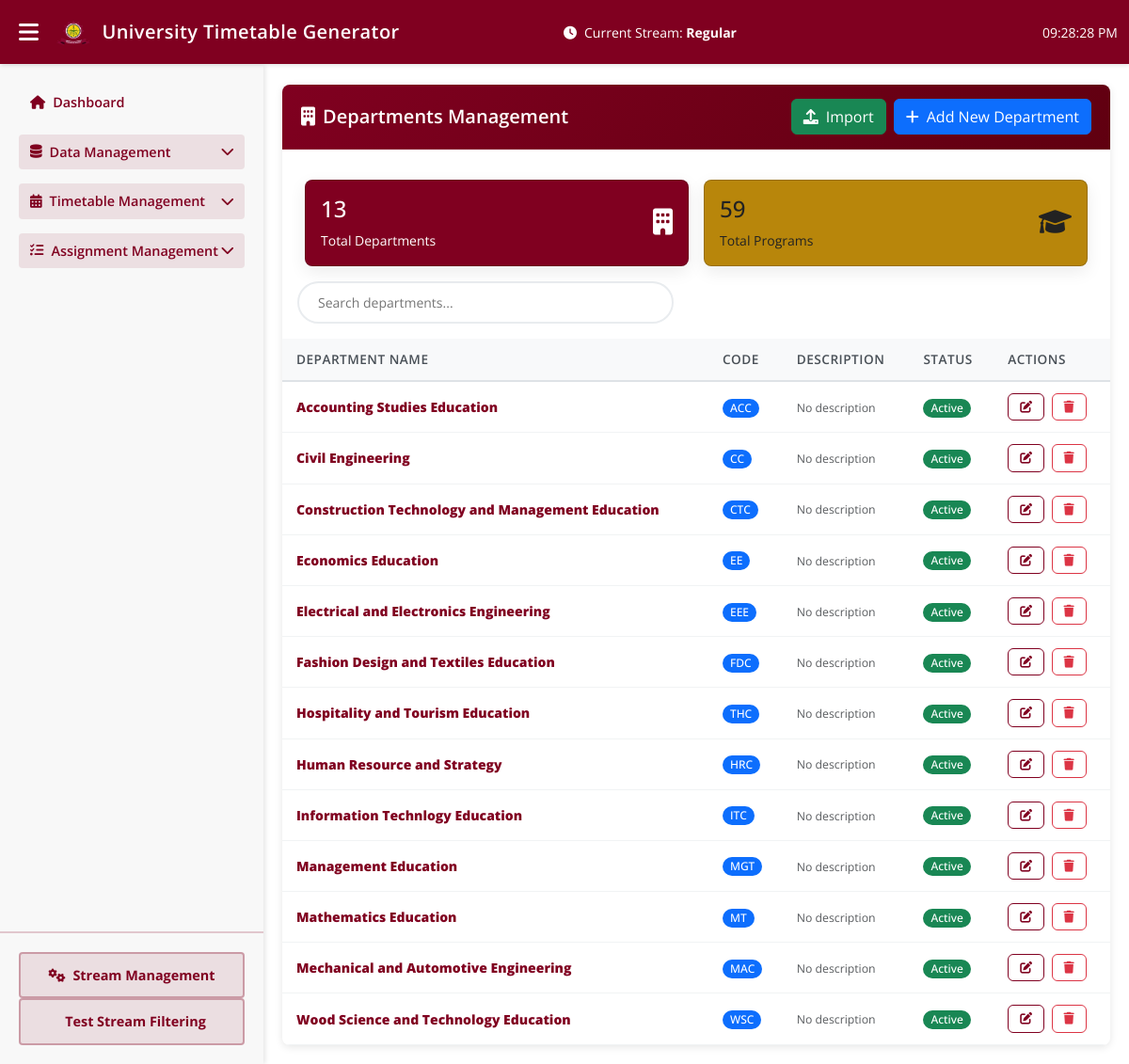
The page /department.php on the database its author committed.
### tables this page shows
CREATE TABLE `streams` (
  `id` int NOT NULL AUTO_INCREMENT,
  `name` varchar(50) NOT NULL,
  `code` varchar(20) NOT NULL,
  `description` text,
  `is_active` tinyint(1) DEFAULT '1',
  `created_at` timestamp NULL DEFAULT CURRENT_TIMESTAMP,
  `updated_at` timestamp NULL DEFAULT CURRENT_TIMESTAMP ON UPDATE CURRENT_TIMESTAMP,
  PRIMARY KEY (`id`),
  UNIQUE KEY `name` (`name`),
  UNIQUE KEY `code` (`code`)
);

CREATE TABLE `departments` (
  `id` int NOT NULL AUTO_INCREMENT,
  `name` varchar(100) NOT NULL,
  `code` varchar(20) NOT NULL,
  `short_name` varchar(10) DEFAULT NULL,
  `head_of_department` varchar(100) DEFAULT NULL,
  `is_active` tinyint(1) DEFAULT '1',
  `created_at` timestamp NULL DEFAULT CURRENT_TIMESTAMP,
  `updated_at` timestamp NULL DEFAULT CURRENT_TIMESTAMP ON UPDATE CURRENT_TIMESTAMP,
  PRIMARY KEY (`id`),
  UNIQUE KEY `code` (`code`)
);

### department.php (the view, shortened to what this page needs)
<?php
include 'connect.php';
include 'includes/header.php';
include 'includes/sidebar.php';
$sql = "SELECT * FROM departments WHERE is_active = 1 ORDER BY name";
$result = $conn->query($sql);
$stats_sql = "SELECT
    COUNT(*) as total_departments,
    (SELECT COUNT(*) FROM programs WHERE department_id IN (SELECT id FROM departments)) as total_programs
FROM departments WHERE is_active = 1";
$stats_result = $conn->query($stats_sql);
$stats = $stats_result ? $stats_result->fetch_assoc() : ['total_departments' => 0, 'total_programs' => 0];
?>
<div class="main-content" id="mainContent">
    <div class="table-container">
        <div class="table-header d-flex justify-content-between align-items-center">
            <h4><i class="fas fa-building me-2"></i>Departments Management</h4>
            <div class="d-flex gap-2">
                <button class="btn btn-success" data-bs-toggle="modal" data-bs-target="#importModal">
                    <i class="fas fa-upload me-2"></i>Import
                </button>
                <button class="btn btn-primary" data-bs-toggle="modal" data-bs-target="#addDepartmentModal">
                    <i class="fas fa-plus me-2"></i>Add New Department
                </button>
            </div>
        </div>
        <div class="row g-3 mb-3 m-3">
            <div class="col-md-6">
                <div class="card theme-card bg-theme-primary text-white">
                    <div class="card-body">
                        <div class="d-flex justify-content-between">
                            <div>
                                <h4 class="card-title"><?php echo $stats['total_departments']; ?></h4>
                                <p class="card-text">Total Departments</p>
                            </div>
                            <div class="align-self-center">
                                <i class="fas fa-building fa-2x"></i>
                            </div>
                        </div>
                    </div>
                </div>
            </div>
            <div class="col-md-6">
                <div class="card theme-card bg-theme-accent text-dark">
                    <div class="card-body">
                        <div class="d-flex justify-content-between">
                            <div>
                                <h4 class="card-title"><?php echo $stats['total_programs']; ?></h4>
                                <p class="card-text">Total Programs</p>
                            </div>
                            <div class="align-self-center">
                                <i class="fas fa-graduation-cap fa-2x"></i>
                            </div>
                        </div>
                    </div>
                </div>
            </div>
        </div>
        <div class="search-container m-3">
            <input type="text" class="search-input" id="searchInput" placeholder="Search departments...">
        </div>
        <div class="table-responsive">
            <table class="table" id="departmentsTable">
                <thead>
                    <tr>
                        <th>Department Name</th>
                        <th>Code</th>
                        <th>Description</th>
                        <th>Status</th>
                        <th>Actions</th>
                    </tr>
                </thead>
                <tbody>
                    <?php if ($result && $result->num_rows > 0): ?>
                        <?php while ($row = $result->fetch_assoc()): ?>
                            <tr>
                                <td><strong><?php echo htmlspecialchars($row['name']); ?></strong></td>
                                <td><span class="badge bg-primary"><?php echo htmlspecialchars($row['code']); ?></span></td>
                                <td><small class="text-muted"><?php echo htmlspecialchars($row['description'] ?? 'No description'); ?></small></td>
                                <td><span class="badge <?php echo $row['is_active'] ? 'bg-success' : 'bg-secondary'; ?>"><?php echo $row['is_active'] ? 'Active' : 'Inactive'; ?></span></td>
                                <td>
                                    <button class="btn btn-sm btn-outline-primary me-1" onclick="editDepartment(<?php echo $row['id']; ?>, '<?php echo htmlspecialchars(addslashes($row['name'])); ?>', '<?php echo htmlspecialchars(addslashes($row['code'])); ?>', '<?php echo htmlspecialchars(addslashes($row['description'] ?? '')); ?>', <?php echo $row['is_active']; ?>)">
                                        <i class="fas fa-edit"></i>
                                    </button>
                                    <form method="POST" style="display: inline;" onsubmit="return confirm('Are you sure you want to delete this department?')">
                                        <button type="submit" class="btn btn-sm btn-outline-danger">
                                            <i class="fas fa-trash"></i>
                                        </button>
                                    </form>
                                </td>
                            </tr>
                        <?php endwhile; ?>
                    <?php endif; ?>
                </tbody>
            </table>
        </div>
    </div>
</div>

### includes/header.php (shortened to what this page needs)
<?php
$active_stream = $active_stream ?? $_SESSION['active_stream'] ?? $_SESSION['stream_id'] ?? 1;
if (!isset($streams) || !is_array($streams) || empty($streams)) {
    $streams = [];
    if (isset($conn) && $conn) {
        $result = $conn->query("SELECT id, name FROM streams WHERE is_active = 1 ORDER BY id ASC");
        if ($result) {
            while ($row = $result->fetch_assoc()) {
                $streams[] = $row;
            }
        }
    }
}
if (!isset($current_stream_name) || $current_stream_name === '') {
    $current_stream_name = '';
    foreach ($streams as $s) {
        if ($s['id'] == $active_stream) {
            $current_stream_name = $s['name'];
            break;
        }
    }
}
?>
<!DOCTYPE html>
<html lang="en">
<head>
  <link href="https://cdnjs.cloudflare.com/ajax/libs/bootstrap/5.3.2/css/bootstrap.min.css" rel="stylesheet" />
  <link href="https://cdnjs.cloudflare.com/ajax/libs/font-awesome/6.0.0/css/all.min.css" rel="stylesheet" />
</head>
<body>
  <nav class="navbar navbar-dark">
    <div class="container-fluid">
      <button id="sidebarToggle"><i class="fas fa-bars"></i></button>
      <a class="navbar-brand text-white" href="#">
        <img src="images/aamustedLog.png" alt="AAMUSTED Logo">University Timetable Generator
      </a>
      <div class="mx-auto text-white" id="currentStream">
        <i class="fas fa-clock me-2"></i>Current Stream:
        <span class="me-2"><strong><?= htmlspecialchars($current_stream_name) ?></strong></span>
      </div>
      <div class="ms-auto text-white" id="currentTime"></div>
    </div>
  </nav>

### includes/sidebar.php (shortened to what this page needs)
<?php $currentPage = basename($_SERVER['PHP_SELF']); ?>
<div class="sidebar" id="sidebar">
  <div class="nav-links">
    <div class="nav-section">
      <a href="index.php" class="nav-link <?= ($currentPage == 'index.php') ? 'active' : '' ?>">
        <i class="fas fa-home me-2"></i>Dashboard
      </a>
    </div>
    <div class="nav-section">
      <div class="dropdown-header" data-bs-target="#dataManagementCollapse" aria-expanded="false">
        <i class="fas fa-database me-2"></i>Data Management
        <i class="fas fa-chevron-down ms-auto"></i>
      </div>
    </div>
    <div class="nav-section">
      <div class="dropdown-header" data-bs-target="#timetableManagementCollapse" aria-expanded="false">
        <i class="fas fa-calendar-alt me-2"></i>Timetable Management
        <i class="fas fa-chevron-down ms-auto"></i>
      </div>
    </div>
    <div class="nav-section">
      <div class="dropdown-header" data-bs-target="#assignmentManagementCollapse" aria-expanded="false">
        <i class="fas fa-tasks me-2"></i>Assignment Management
        <i class="fas fa-chevron-down ms-auto"></i>
      </div>
    </div>
  </div>
  <div class="stream-management-section">
    <a href="streams.php" class="nav-link stream-management-link <?= ($currentPage == 'streams.php') ? 'active' : '' ?>">
      <i class="fas fa-cogs me-2"></i>Stream Management
    </a>
    <a href="test_stream_filtering.php" class="nav-link stream-management-link <?= ($currentPage == 'test_stream_filtering.php') ? 'active' : '' ?>">
      <i class="fas fa-test-tube me-2"></i>Test Stream Filtering
    </a>
  </div>
</div>

### includes/header.php (style rules this page uses)
:root { --primary-color: #800020; --hover-color: #600010; --accent-color: #FFD700; --bg-color: #ffffff; --sidebar-bg: #f8f8f8; --footer-bg: #800020; }
body { font-family: 'Open Sans', sans-serif; background-color: var(--bg-color); margin: 0; padding-top: 70px; overflow: auto; font-size: 14px; }
.navbar { background-color: var(--primary-color); position: fixed; top: 0; width: 100%; z-index: 1050; box-shadow: 0 2px 4px rgba(0,0,0,0.1); }
.navbar-brand { font-weight: 600; font-size: 1.25rem; display: flex; align-items: center; letter-spacing: 0.4px; }
.navbar-brand img { height: 32px; margin-right: 10px; }
#sidebarToggle { border: none; background: transparent; color: #fff; font-size: 1.5rem; margin-right: 10px; cursor: pointer; padding: 8px; border-radius: 4px; transition: all 0.2s ease; }
.sidebar { background-color: var(--sidebar-bg); position: fixed; top: 70px; left: 0; width: 280px; box-shadow: 2px 0 5px rgba(0,0,0,0.1); transition: transform 0.3s ease; transform: translateX(0); z-index: 1040; height: calc(100vh - 70px); display: flex; flex-direction: column; }
.nav-links { display: flex; flex-direction: column; gap: 0; padding: 20px 20px 80px 20px; overflow-y: auto; flex: 1; }
.nav-section { margin-bottom: 15px; }
.nav-link { display: block; width: 100%; padding: 8px 12px; color: var(--primary-color); text-decoration: none; font-weight: 600; font-size: 0.9rem; border-radius: 4px; transition: all 0.2s ease; }
.dropdown-header { display: flex; align-items: center; width: 100%; padding: 8px 12px; color: var(--primary-color); font-weight: 600; font-size: 0.9rem; cursor: pointer; border-radius: 4px; transition: all 0.2s ease; background-color: rgba(128, 0, 32, 0.1); }
.dropdown-header i.fa-chevron-down { transition: transform 0.2s ease; }
.stream-management-section { position: fixed; bottom: 0; left: 0; width: 280px; padding: 20px; border-top: 2px solid rgba(128, 0, 32, 0.2); background-color: var(--sidebar-bg); flex-shrink: 0; z-index: 1041; }
.stream-management-link { background-color: rgba(128, 0, 32, 0.1); border: 2px solid rgba(128, 0, 32, 0.3); font-weight: 700; text-align: center; padding: 12px 16px; margin: 0; }
.main-content { transition: margin-left 0.3s ease; margin-left: 280px; padding: 20px; height: calc(100vh - 70px); overflow: auto; }
.table-container { background: #fff; border-radius: 8px; box-shadow: 0 2px 8px rgba(0,0,0,0.1); overflow: hidden; }
.table-header { background: linear-gradient(135deg, var(--primary-color), var(--hover-color)); color: white; padding: 15px 20px; border-bottom: 1px solid rgba(255,255,255,0.1); }
.table-header h4 { margin: 0; font-weight: 600; font-size: 1.25rem; }
.table-responsive { border-radius: 0 0 8px 8px; }
.table { margin-bottom: 0; border: none; }
.table thead th { background: #f8f9fa; border: none; padding: 12px 15px; font-weight: 600; color: #495057; text-transform: uppercase; font-size: 0.85rem; letter-spacing: 0.5px; border-bottom: 2px solid #dee2e6; }
.table tbody tr { border-bottom: 1px solid #f1f3f4; transition: all 0.2s ease; }
.table tbody td { padding: 12px 15px; vertical-align: middle; border: none; }
.table tbody td:first-child { font-weight: 600; color: var(--primary-color); }
.badge { font-size: 0.75rem; padding: 4px 8px; border-radius: 12px; font-weight: 500; }
.btn-sm { padding: 4px 12px; font-size: 0.8rem; border-radius: 6px; }
.btn-outline-primary { border-color: var(--primary-color); color: var(--primary-color); }
.btn-outline-danger { border-color: #dc3545; color: #dc3545; }
.search-container { margin-bottom: 20px; }
.search-input { border: 2px solid #e9ecef; border-radius: 25px; padding: 10px 20px; width: 100%; max-width: 400px; transition: all 0.3s ease; }
:root { --theme-red: #800020; --theme-gold: #B8860B; --theme-green: #2E7D32; }
.bg-theme-primary { background-color: var(--theme-red) !important; color: #fff !important; }
.bg-theme-accent { background-color: var(--theme-gold) !important; color: #222 !important; }
.theme-card { border-radius: 8px; box-shadow: 0 6px 18px rgba(0,0,0,0.08); }

### rows shown on the page
streams: name "Regular"
departments: name "Accounting Studies Education", code "ACC", description "No description", is_active "Active"
departments: name "Civil Engineering", code "CC", description "No description", is_active "Active"
departments: name "Construction Technology and Management Education", code "CTC", description "No description", is_active "Active"
departments: name "Economics Education", code "EE", description "No description", is_active "Active"
departments: name "Electrical and Electronics Engineering", code "EEE", description "No description", is_active "Active"
departments: name "Fashion Design and Textiles Education", code "FDC", description "No description", is_active "Active"
departments: name "Hospitality and Tourism Education", code "THC", description "No description", is_active "Active"
departments: name "Human Resource and Strategy", code "HRC", description "No description", is_active "Active"
departments: name "Information Technlogy Education", code "ITC", description "No description", is_active "Active"
departments: name "Management Education", code "MGT", description "No description", is_active "Active"
departments: name "Mathematics Education", code "MT", description "No description", is_active "Active"
departments: name "Mechanical and Automotive Engineering", code "MAC", description "No description", is_active "Active"
departments: name "Wood Science and Technology Education", code "WSC", description "No description", is_active "Active"

### other values the page prints
$stats['total_departments'] "13"
$stats['total_programs'] "59"
